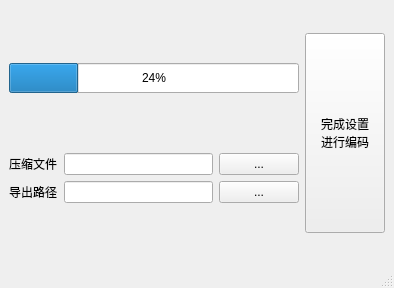
<?xml version="1.0" encoding="UTF-8"?>
<ui version="4.0">
 <class>MainWindow</class>
 <widget class="QMainWindow" name="MainWindow">
  <property name="geometry">
   <rect>
    <x>0</x>
    <y>0</y>
    <width>394</width>
    <height>288</height>
   </rect>
  </property>
  <property name="windowTitle">
   <string>哈夫曼编码系统</string>
  </property>
  <widget class="QWidget" name="centralwidget">
   <layout class="QHBoxLayout" name="horizontalLayout">
    <item>
     <layout class="QVBoxLayout" name="verticalLayout">
      <item>
       <widget class="QProgressBar" name="progressBar">
        <property name="minimumSize">
         <size>
          <width>0</width>
          <height>30</height>
         </size>
        </property>
        <property name="maximumSize">
         <size>
          <width>16777215</width>
          <height>30</height>
         </size>
        </property>
        <property name="value">
         <number>24</number>
        </property>
       </widget>
      </item>
      <item>
       <layout class="QGridLayout" name="gridLayout">
        <item row="0" column="0">
         <widget class="QLabel" name="label">
          <property name="text">
           <string>压缩文件</string>
          </property>
         </widget>
        </item>
        <item row="0" column="2">
         <widget class="QPushButton" name="pushButton">
          <property name="text">
           <string>...</string>
          </property>
         </widget>
        </item>
        <item row="1" column="0">
         <widget class="QLabel" name="label_2">
          <property name="text">
           <string>导出路径</string>
          </property>
         </widget>
        </item>
        <item row="1" column="1">
         <widget class="QLineEdit" name="lineEdit_2"/>
        </item>
        <item row="1" column="2">
         <widget class="QPushButton" name="pushButton_2">
          <property name="text">
           <string>...</string>
          </property>
         </widget>
        </item>
        <item row="0" column="1">
         <widget class="QLineEdit" name="lineEdit">
          <property name="sizePolicy">
           <sizepolicy hsizetype="Expanding" vsizetype="Fixed">
            <horstretch>0</horstretch>
            <verstretch>0</verstretch>
           </sizepolicy>
          </property>
          <property name="minimumSize">
           <size>
            <width>0</width>
            <height>0</height>
           </size>
          </property>
         </widget>
        </item>
       </layout>
      </item>
     </layout>
    </item>
    <item>
     <widget class="QPushButton" name="pushButton_3">
      <property name="minimumSize">
       <size>
        <width>80</width>
        <height>200</height>
       </size>
      </property>
      <property name="maximumSize">
       <size>
        <width>80</width>
        <height>200</height>
       </size>
      </property>
      <property name="text">
       <string>完成设置
进行编码</string>
      </property>
     </widget>
    </item>
   </layout>
  </widget>
  <widget class="QStatusBar" name="statusbar"/>
  <widget class="QMenuBar" name="menubar">
   <property name="geometry">
    <rect>
     <x>0</x>
     <y>0</y>
     <width>394</width>
     <height>17</height>
    </rect>
   </property>
  </widget>
 </widget>
 <resources/>
 <connections/>
</ui>
